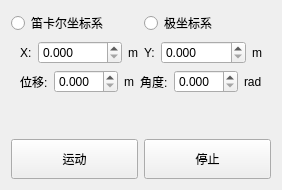
       <widget class="QWidget" name="tab_2">
        <attribute name="title">
         <string>位姿控制</string>
        </attribute>
        <layout class="QVBoxLayout" name="verticalLayout_11">
         <item>
          <layout class="QHBoxLayout" name="horizontalLayout_21">
           <item>
            <widget class="QRadioButton" name="radioButton_cartesian_coordinates">
             <property name="text">
              <string>笛卡尔坐标系</string>
             </property>
            </widget>
           </item>
           <item>
            <widget class="QRadioButton" name="radioButton_polar_coordinates">
             <property name="text">
              <string>极坐标系</string>
             </property>
            </widget>
           </item>
          </layout>
         </item>
         <item>
          <widget class="QWidget" name="widget_cartesian_coordinates" native="true">
           <layout class="QHBoxLayout" name="horizontalLayout_24">
            <property name="topMargin">
             <number>0</number>
            </property>
            <property name="bottomMargin">
             <number>0</number>
            </property>
            <item>
             <layout class="QHBoxLayout" name="horizontalLayout_22">
              <item>
               <widget class="QLabel" name="label_25">
                <property name="sizePolicy">
                 <sizepolicy hsizetype="Maximum" vsizetype="Preferred">
                  <horstretch>0</horstretch>
                  <verstretch>0</verstretch>
                 </sizepolicy>
                </property>
                <property name="text">
                 <string>X:</string>
                </property>
               </widget>
              </item>
              <item>
               <widget class="QDoubleSpinBox" name="doubleSpinBox_path_x">
                <property name="sizePolicy">
                 <sizepolicy hsizetype="Preferred" vsizetype="Preferred">
                  <horstretch>0</horstretch>
                  <verstretch>0</verstretch>
                 </sizepolicy>
                </property>
                <property name="decimals">
                 <number>3</number>
                </property>
               </widget>
              </item>
              <item>
               <widget class="QLabel" name="label_26">
                <property name="sizePolicy">
                 <sizepolicy hsizetype="Maximum" vsizetype="Preferred">
                  <horstretch>0</horstretch>
                  <verstretch>0</verstretch>
                 </sizepolicy>
                </property>
                <property name="text">
                 <string>m</string>
                </property>
               </widget>
              </item>
             </layout>
            </item>
            <item>
             <layout class="QHBoxLayout" name="horizontalLayout_23">
              <item>
               <widget class="QLabel" name="label_27">
                <property name="sizePolicy">
                 <sizepolicy hsizetype="Maximum" vsizetype="Preferred">
                  <horstretch>0</horstretch>
                  <verstretch>0</verstretch>
                 </sizepolicy>
                </property>
                <property name="text">
                 <string>Y:</string>
                </property>
               </widget>
              </item>
              <item>
               <widget class="QDoubleSpinBox" name="doubleSpinBox_path_y">
                <property name="sizePolicy">
                 <sizepolicy hsizetype="Preferred" vsizetype="Preferred">
                  <horstretch>0</horstretch>
                  <verstretch>0</verstretch>
                 </sizepolicy>
                </property>
                <property name="decimals">
                 <number>3</number>
                </property>
               </widget>
              </item>
              <item>
               <widget class="QLabel" name="label_28">
                <property name="sizePolicy">
                 <sizepolicy hsizetype="Maximum" vsizetype="Preferred">
                  <horstretch>0</horstretch>
                  <verstretch>0</verstretch>
                 </sizepolicy>
                </property>
                <property name="text">
                 <string>m</string>
                </property>
               </widget>
              </item>
             </layout>
            </item>
           </layout>
          </widget>
         </item>
         <item>
          <widget class="QWidget" name="widget_polar_coordinates" native="true">
           <layout class="QHBoxLayout" name="horizontalLayout_17">
            <property name="topMargin">
             <number>0</number>
            </property>
            <property name="bottomMargin">
             <number>0</number>
            </property>
            <item>
             <layout class="QHBoxLayout" name="horizontalLayout_11">
              <item>
               <widget class="QLabel" name="label_21">
                <property name="sizePolicy">
                 <sizepolicy hsizetype="Maximum" vsizetype="Preferred">
                  <horstretch>0</horstretch>
                  <verstretch>0</verstretch>
                 </sizepolicy>
                </property>
                <property name="text">
                 <string>位移:</string>
                </property>
               </widget>
              </item>
              <item>
               <widget class="QDoubleSpinBox" name="doubleSpinBox_path_dis">
                <property name="sizePolicy">
                 <sizepolicy hsizetype="Preferred" vsizetype="Preferred">
                  <horstretch>0</horstretch>
                  <verstretch>0</verstretch>
                 </sizepolicy>
                </property>
                <property name="decimals">
                 <number>3</number>
                </property>
               </widget>
              </item>
              <item>
               <widget class="QLabel" name="label_23">
                <property name="sizePolicy">
                 <sizepolicy hsizetype="Maximum" vsizetype="Preferred">
                  <horstretch>0</horstretch>
                  <verstretch>0</verstretch>
                 </sizepolicy>
                </property>
                <property name="text">
                 <string>m</string>
                </property>
               </widget>
              </item>
             </layout>
            </item>
            <item>
             <layout class="QHBoxLayout" name="horizontalLayout_14">
              <item>
               <widget class="QLabel" name="label_22">
                <property name="sizePolicy">
                 <sizepolicy hsizetype="Maximum" vsizetype="Preferred">
                  <horstretch>0</horstretch>
                  <verstretch>0</verstretch>
                 </sizepolicy>
                </property>
                <property name="text">
                 <string>角度:</string>
                </property>
               </widget>
              </item>
              <item>
               <widget class="QDoubleSpinBox" name="doubleSpinBox_path_angle">
                <property name="sizePolicy">
                 <sizepolicy hsizetype="Preferred" vsizetype="Preferred">
                  <horstretch>0</horstretch>
                  <verstretch>0</verstretch>
                 </sizepolicy>
                </property>
                <property name="decimals">
                 <number>3</number>
                </property>
               </widget>
              </item>
              <item>
               <widget class="QLabel" name="label_24">
                <property name="sizePolicy">
                 <sizepolicy hsizetype="Maximum" vsizetype="Preferred">
                  <horstretch>0</horstretch>
                  <verstretch>0</verstretch>
                 </sizepolicy>
                </property>
                <property name="text">
                 <string>rad</string>
                </property>
               </widget>
              </item>
             </layout>
            </item>
           </layout>
          </widget>
         </item>
         <item>
          <spacer name="verticalSpacer_2">
           <property name="orientation">
            <enum>Qt::Vertical</enum>
           </property>
           <property name="sizeHint" stdset="0">
            <size>
             <width>20</width>
             <height>40</height>
            </size>
           </property>
          </spacer>
         </item>
         <item>
          <layout class="QHBoxLayout" name="horizontalLayout_18">
           <item>
            <widget class="QPushButton" name="pushButton_path_move">
             <property name="sizePolicy">
              <sizepolicy hsizetype="Preferred" vsizetype="Preferred">
               <horstretch>0</horstretch>
               <verstretch>0</verstretch>
              </sizepolicy>
             </property>
             <property name="minimumSize">
              <size>
               <width>0</width>
               <height>40</height>
              </size>
             </property>
             <property name="text">
              <string>运动</string>
             </property>
            </widget>
           </item>
           <item>
            <widget class="QPushButton" name="pushButton_path_stop">
             <property name="sizePolicy">
              <sizepolicy hsizetype="Preferred" vsizetype="Preferred">
               <horstretch>0</horstretch>
               <verstretch>0</verstretch>
              </sizepolicy>
             </property>
             <property name="minimumSize">
              <size>
               <width>0</width>
               <height>40</height>
              </size>
             </property>
             <property name="text">
              <string>停止</string>
             </property>
            </widget>
           </item>
          </layout>
         </item>
        </layout>
       </widget>
